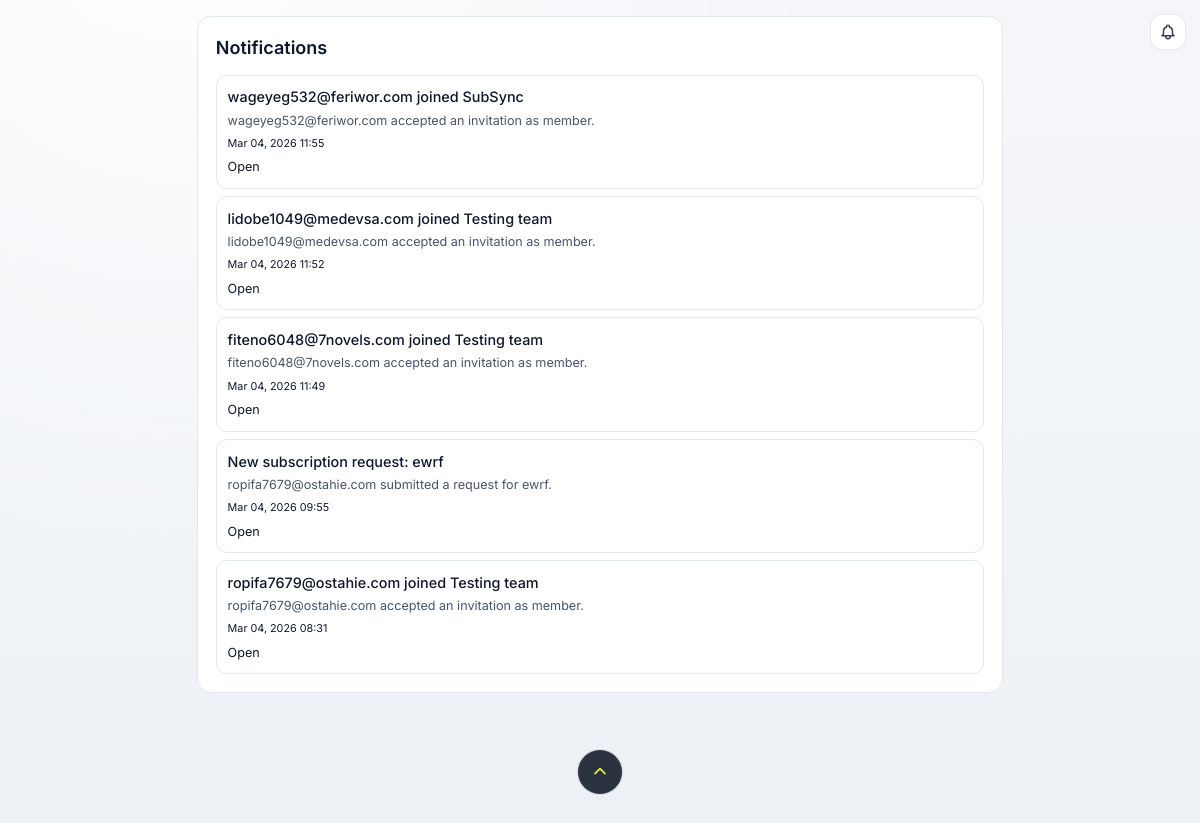
Screenshot of /dashboard/notifications/ (signed in) with the database file from the repository.
### subscriptions/models.py (models this page shows, shortened)
class InAppNotification(models.Model):
    recipient = models.ForeignKey(
        settings.AUTH_USER_MODEL,
        on_delete=models.CASCADE,
        related_name='in_app_notifications',
    )
    actor = models.ForeignKey(
        settings.AUTH_USER_MODEL,
        on_delete=models.SET_NULL,
        null=True,
        blank=True,
        related_name='notifications_triggered',
    )
    team = models.ForeignKey(
        'accounts.Team',
        on_delete=models.CASCADE,
        null=True,
        blank=True,
        related_name='notifications',
    )
    subscription = models.ForeignKey(
        Subscription,
        on_delete=models.CASCADE,
        null=True,
        blank=True,
        related_name='in_app_notifications',
    )
    event_type = models.CharField(max_length=64)
    title = models.CharField(max_length=255)
    body = models.TextField(blank=True)
    link_url = models.CharField(max_length=255, blank=True)
    metadata = models.JSONField(default=dict, blank=True)
    is_read = models.BooleanField(default=False)
    read_at = models.DateTimeField(null=True, blank=True)
    created_at = models.DateTimeField(auto_now_add=True)
    class Meta:
        ordering = ['-created_at']
        indexes = [
            models.Index(fields=['recipient', 'is_read', '-created_at']),
            models.Index(fields=['event_type', '-created_at']),
        ]

### dashboard/views.py (the view)
# urls.py: path('notifications/', views.notifications_page, name='notifications_page'),
@login_required
def notifications_page(request):
    notifications = InAppNotification.objects.filter(recipient=request.user)[:50]
    return render(
        request,
        'dashboard/notifications.html',
        {
            'notifications': notifications,
        },
    )

### accounts/avatar_utils.py (called while the page is built)
def _stable_digest(seed):
    normalized_seed = (seed or "").strip() or "anonymous-user"
    return hashlib.sha256(normalized_seed.encode("utf-8")).hexdigest()

def _select_memoji_path(seed):
    catalog = _memoji_path_catalog()
    male_files = catalog["male_memoji"]
    female_files = catalog["female_memoji"]
    digest = _stable_digest(seed)
    bucket = int(digest[:16], 16)
    if male_files and female_files:
        folder = "male_memoji" if bucket % 2 == 0 else "female_memoji"
    elif male_files:
        folder = "male_memoji"
    elif female_files:
        folder = "female_memoji"
    else:
        return ""
    files = catalog[folder]
    file_index = int(digest[16:32], 16) % len(files)
    return files[file_index]

def normalize_avatar_choice(avatar_choice):
    value = unquote((avatar_choice or "").strip()).replace("\\", "/")
    if value.startswith("/"):
        value = value[1:]
    if value.startswith("static/"):
        value = value[7:]
    return value

def is_valid_avatar_choice(avatar_choice):
    normalized = normalize_avatar_choice(avatar_choice)
    if not normalized:
        return False
    return normalized in _memoji_path_set()

def build_avatar_url_from_path(avatar_path):
    normalized = normalize_avatar_choice(avatar_path)
    if not is_valid_avatar_choice(normalized):
        return ""
    return quote(static(normalized), safe="/:%?&=#")

def build_user_avatar_path(user):
    selected_choice = normalize_avatar_choice(getattr(user, "avatar_choice", ""))
    if is_valid_avatar_choice(selected_choice):
        return selected_choice
    seed = f"{getattr(user, 'pk', '')}:{getattr(user, 'email', '')}"
    return _select_memoji_path(seed)

def build_user_avatar_url(user):
    avatar_static_path = build_user_avatar_path(user)
    if not avatar_static_path:
        return ""
    return build_avatar_url_from_path(avatar_static_path)

### accounts/models.py (called while the page is built)
    @property
    def avatar_url(self):
        return build_user_avatar_url(self)

### subly/context_processors.py (called while the page is built)
def runtime_flags(request):
    has_channels = bool(getattr(settings, "HAS_CHANNELS", False))
    has_channel_layer = bool(getattr(settings, "CHANNEL_LAYERS", None))
    return {
        "notifications_ws_enabled": has_channels and has_channel_layer,
    }

### templates/dashboard/notifications.html (shortened to what this page needs)
{% extends "base.html" %}
{% block content %}
<div class="max-w-4xl mx-auto bg-white border border-slate-200 rounded-2xl p-5">
    <div class="flex items-center justify-between mb-4">
        <h1 class="text-xl font-semibold text-slate-900">Notifications</h1>
    </div>
    <div class="space-y-2">
        {% for notification in notifications %}
        <div class="rounded-xl border {% if notification.is_read %}border-slate-200 bg-white{% else %}border-blue-100 bg-blue-50{% endif %} p-3">
            <p class="font-medium text-slate-800">{{ notification.title }}</p>
            {% if notification.body %}
            <p class="text-sm text-slate-600 mt-1">{{ notification.body }}</p>
            {% endif %}
            <p class="text-xs text-slate-400 mt-2">{{ notification.created_at|date:"M d, Y H:i" }}</p>
            {% if notification.link_url %}
            <a href="{{ notification.link_url }}" class="inline-flex mt-2 text-sm text-slate-700 hover:text-slate-900 underline">Open</a>
            {% endif %}
        </div>
        {% empty %}
        <p class="text-sm text-slate-500">No notifications yet.</p>
        {% endfor %}
    </div>
</div>
{% endblock %}

### templates/base.html (style rules this page uses)
:root { --tabbar-dock-bg: rgba(255, 255, 255, 0.58); --tabbar-dock-border: rgba(255, 255, 255, 0.72); --tabbar-dock-shadow: 0 24px 60px rgba(15, 23, 42, 0.14); --tabbar-active-1: #2a2d35; --tabbar-active-2: #15171c; --tabbar-accent: #e8f542; --tabbar-muted: #6f7787; }
html.app-auth-layout { font-size: 14.4px; overflow-x: hidden; background: #edf1f6; }
html.app-auth-layout, html.app-auth-layout body { max-width: 100%; overflow-x: hidden !important; overflow-x: clip !important; }
html.app-auth-layout body { position: relative; background: radial-gradient(circle at 15% -10%, rgba(255, 255, 255, 0.92), rgba(255, 255, 255, 0) 48%), linear-gradient(180deg, #f4f6fa 0%, #edf1f6 100%); }
html.app-auth-layout body::before { content: ""; position: fixed; inset: 0; pointer-events: none; background: linear-gradient(120deg, rgba(255, 255, 255, 0.45), rgba(255, 255, 255, 0) 30%), radial-gradient(circle at 92% 88%, rgba(226, 232, 240, 0.36), rgba(226, 232, 240, 0) 40%); z-index: -1; }

### rows the page displays
InAppNotification: title "wageyeg532@feriwor.com joined SubSync", body "wageyeg532@feriwor.com accepted an invitation as member.", created_at "Mar 04, 2026 11:55"
InAppNotification: title "lidobe1049@medevsa.com joined Testing team", body "lidobe1049@medevsa.com accepted an invitation as member.", created_at "Mar 04, 2026 11:52"
InAppNotification: title "fiteno6048@7novels.com joined Testing team", body "fiteno6048@7novels.com accepted an invitation as member.", created_at "Mar 04, 2026 11:49"
InAppNotification: title "New subscription request: ewrf", body "ropifa7679@ostahie.com submitted a request for ewrf.", created_at "Mar 04, 2026 09:55"
InAppNotification: title "ropifa7679@ostahie.com joined Testing team", body "ropifa7679@ostahie.com accepted an invitation as member.", created_at "Mar 04, 2026 08:31"
